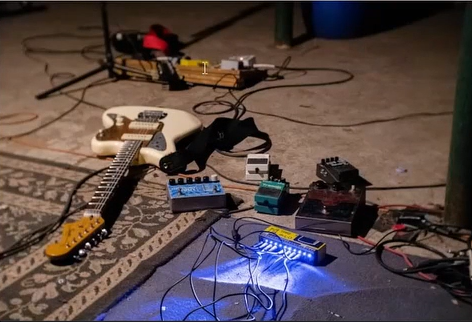
#> input picture img/bernie-almanzar.png, 472 x 322 px
$ python 1.3_Figura.py
#> lines starting #> are read from the running program, lines starting #| are printed output that depends on the picture
import cv2
import matplotlib.pyplot as plt

imageColor = cv2.imread("img/bernie-almanzar.png")
#> imageColor is the input picture: shape (322, 472, 3); mean B, G, R 68.9, 71.2, 87.4
img_rgb = cv2.cvtColor(imageColor, cv2.COLOR_BGR2RGB)

linhas = 2
colunas = 3

# Criar a figura com a grade do subplots
fig, axes = plt.subplots(linhas, colunas, figsize=(15, 10))
# 5, 5 -> X, Y

# [linhas, colunas]
axes [0, 0].imshow(img_rgb)
axes [0, 0].set_title('Fig 1 - LOC-0')

axes [0, 1].imshow(img_rgb)
axes [0, 1].set_title('Fig 2 - LOC-1')
axes [0, 1].axis('off')

imageColor = cv2.imread("img/connor-ward.png")
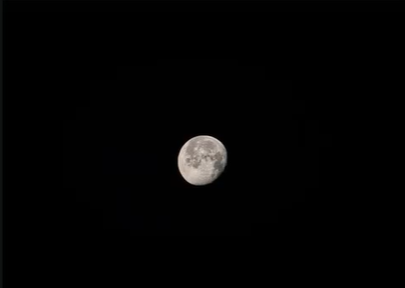
#> input picture img/connor-ward.png, 405 x 288 px
#> imageColor is the input picture: shape (288, 405, 3); mean B, G, R 2.9, 3, 3.2
img_rgb = cv2.cvtColor(imageColor, cv2.COLOR_BGR2RGB)
#> img_rgb: shape (288, 405, 3)

# [linhas, colunas]
axes [1, 1].imshow(img_rgb)
axes [1, 1].set_title('Fig 3 - L1C1')

axes [1, 2].imshow(img_rgb)
axes [1, 2].set_title('Fig 4 - L1C2')
axes [1, 2].axis('off')

plt.figure(figsize=(10, 5))
#plt.figure()

# 2 linhs, 1 coluna
ax1 = plt.subplot(2, 1, 1)
ax1.imshow(img_rgb)
ax1.set_title(f'Original - {img_rgb.shape}')
ax1.axis('off')

ax1 = plt.subplot(2, 1, 2)
ax1.imshow(img_rgb)
ax1.set_title(f'Original - {img_rgb.shape}')


plt.tight_layout()
plt.show()
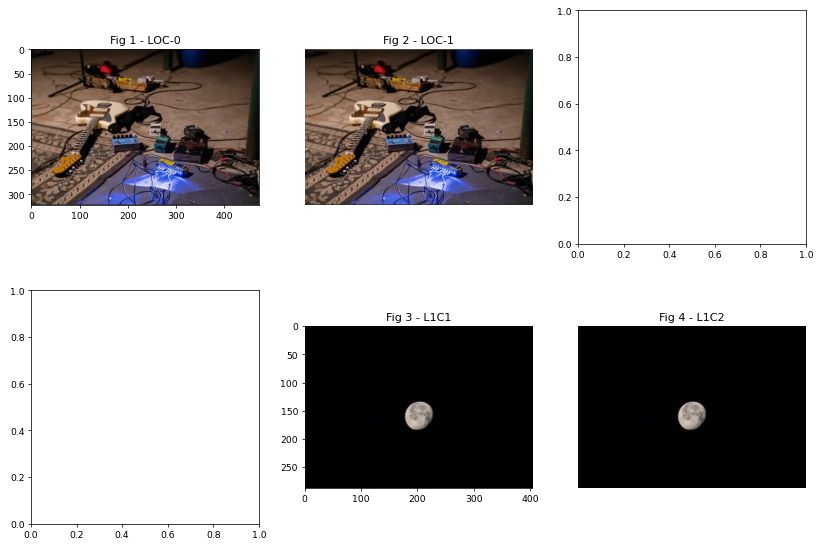
#> figure drawn by matplotlib, 4 panels
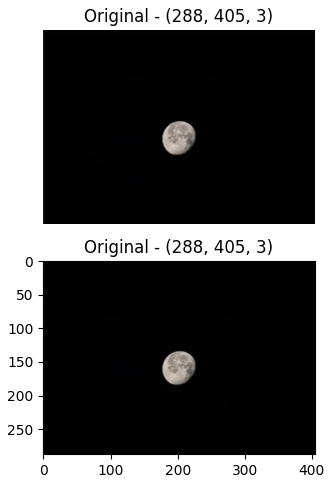
#> figure drawn by matplotlib, 2 panels
